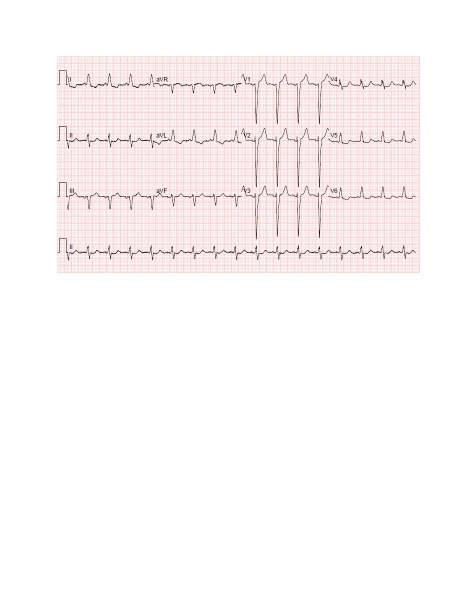
#> input picture data_v1/ECGImagesofCOVID-19Patients/Binder1_Page_017.jpg, 952 x 1232 px (shown at 1/2 size); its folder holds only this picture in this run
$ jupyter execute Data-processing.ipynb
#> lines starting #> are read from the running program, lines starting #| are printed output that depends on the picture
#> in crop2csv, im is the input picture: PIL image 952x1232 RGB; mean R, G, B 251.7, 247.1, 247.4
[cell 1]
import pandas as pd
import numpy as np
import cv2
import matplotlib.pyplot as plt
import os.path, sys, re
import time
from PIL import Image

[cell 2]
cd ~/Desktop/Data_Science/Erdos_Institute/ecg-proj/ecg-copy/

[cell 3]
pathroot = "data_v1/"

[cell 4]
"""
Note:
-----

1)The value for the key 'ECGImagesofMyocardialInfarctionPatients' is a list of dictionaries
corresponding to the cases
    i) MI <=37
    ii) MI >=38
2) The value of the key 'ECGImagesofCOVID-19Patients' is broken down as follows:
    i) Binder1_Page file name
    ii) COVID file name
3) The value of the key 'ECGImagesofPatientthathaveHistoryofMI' corresponds to:
    i) PMI<113
    ii) 113<=PMI<=161 --- ATTENTION: only 12 Leads in the case!
    iii) PMI>=162
"""
superDict = {'NormalPersonECGImages': { 'Lead1':(130,300,640,600), 'Lead2':(641,300,1125,600),'Lead3':(1130,300,1625,600), 'Lead4':(1630,300,2120,600),\
           'Lead5':(130,600,640,900), 'Lead6':(641,600,1125,900),'Lead7':(1130,600,1625,900), 'Lead8':(1630,600,2120,900),\
           'Lead9':(130,900,640,1200), 'Lead10':(641,900,1125,1200),'Lead11':(1130,900,1625,1200), 'Lead12':(1630,900,2120,1200),\
           'Lead13':(130,1205,2120,1450)
          },
             'ECGImagesofPatientthathaveabnormalheartbeats': { 'Lead1':(130,300,640,600), 'Lead2':(641,300,1125,600),'Lead3':(1130,300,1625,600), 'Lead4':(1630,300,2110,600),\
           'Lead5':(130,600,640,900), 'Lead6':(641,600,1125,900),'Lead7':(1130,600,1625,900), 'Lead8':(1630,600,2110,900),\
           'Lead9':(130,900,640,1200), 'Lead10':(641,900,1125,1200),'Lead11':(1130,900,1625,1200), 'Lead12':(1630,900,2110,1200),\
           'Lead13':(130,1205,2110,1450)
          },

            'ECGImagesofMyocardialInfarctionPatients': [{ 'Lead1':(125,310,625,600), 'Lead2':(640,310,1125,600),'Lead3':(1140,310,1625,600), 'Lead4':(1640,310,2125,600),\
           'Lead5':(125,605,625,900), 'Lead6':(640,605,1125,900),'Lead7':(1140,605,1625,900), 'Lead8':(1640,605,2125,900),\
           'Lead9':(125,905,625,1200), 'Lead10':(640,905,1125,1200),'Lead11':(1140,905,1625,1200), 'Lead12':(1640,905,2125,1200),\
            'Lead13':(125,1205,2125,1495)},\
                                                { 'Lead1':(125,300,1125,500), 'Lead2':(1125,300,2125,500),\
            'Lead3':(125,500,1125,680), 'Lead4':(1125,500,2125,680),\
            'Lead5':(125,680,1125,845), 'Lead6':(1125,680,2125,845),\
            'Lead7':(125,845,1125,1000), 'Lead8':(1125,845,2125,1000),\
            'Lead9':(125,1000,1125,1150), 'Lead10':(1125,1000,2125,1150),\
            'Lead11':(125,1150,1125,1300), 'Lead12':(1125,1150,2125,1300),\
            'Lead13':(125,1300,2125,1490)} ],

             'ECGImagesofCOVID-19Patients': [{ 'Lead1':(100,110,300,240), 'Lead2':(300,110,500,240),'Lead3':(500,110,700,240), 'Lead4':(700,110,900,240),\
           'Lead5':(100,241,300,350), 'Lead6':(300,241,500,350),'Lead7':(500,241,700,350), 'Lead8':(700,241,900,350),\
           'Lead9':(100,351,300,450), 'Lead10':(300,351,500,450),'Lead11':(500,351,700,450), 'Lead12':(700,351,900,450),\
            'Lead13':(100,451,900,545)},\
                                             { 'Lead1':(125,310,625,600), 'Lead2':(640,310,1125,600),'Lead3':(1140,310,1625,600), 'Lead4':(1640,310,2125,600),\
           'Lead5':(125,605,625,900), 'Lead6':(640,605,1125,900),'Lead7':(1140,605,1625,900), 'Lead8':(1640,605,2125,900),\
           'Lead9':(125,905,625,1200), 'Lead10':(640,905,1125,1200),'Lead11':(1140,905,1625,1200), 'Lead12':(1640,905,2125,1200),\
            'Lead13':(125,1205,2125,1495)} ],

             'ECGImagesofPatientthathaveHistoryofMI': [{ 'Lead1':(125,310,625,600), 'Lead2':(640,310,1125,600),'Lead3':(1140,310,1625,600), 'Lead4':(1640,310,2125,600),\
           'Lead5':(125,605,625,900), 'Lead6':(640,605,1125,900),'Lead7':(1140,605,1625,900), 'Lead8':(1640,605,2125,900),\
           'Lead9':(125,905,625,1200), 'Lead10':(640,905,1125,1200),'Lead11':(1140,905,1625,1200), 'Lead12':(1640,905,2125,1200),\
            'Lead13':(125,1205,2125,1495)},\
                                               { 'Lead1':(125,410,1125,590), 'Lead2':(1125,410,2125,590),\
            'Lead3':(125,600,1125,815), 'Lead4':(1125,600,2125,815),\
            'Lead5':(125,815,1125,1035), 'Lead6':(1125,815,2125,1035),\
            'Lead7':(125,1035,1125,1235), 'Lead8':(1125,1035,2125,1235),\
            'Lead9':(125,1235,1125,1350), 'Lead10':(1125,1235,2125,1350),\
            'Lead11':(125,1350,1125,1490), 'Lead12':(1125,1350,2125,1490),\
            },\
                                           { 'Lead1':(125,290,1125,490), 'Lead2':(1125,290,2125,490),\
            'Lead3':(125,490,1125,650), 'Lead4':(1125,490,2125,650),\
            'Lead5':(125,650,1125,810), 'Lead6':(1125,650,2125,810),\
            'Lead7':(125,810,1125,1000), 'Lead8':(1125,810,2125,1000),\
            'Lead9':(125,1000,1125,1190), 'Lead10':(1125,1000,2125,1190),\
            'Lead11':(125,1190,1125,1315), 'Lead12':(1125,1190,2125,1315),\
            'Lead13':(125,1315,2125,1550)
            }]
}

[cell 5]
dirList=['NormalPersonECGImages','ECGImagesofPatientthathaveabnormalheartbeats',
        'ECGImagesofMyocardialInfarctionPatients','ECGImagesofCOVID-19Patients',
        'ECGImagesofPatientthathaveHistoryofMI']

[cell 6]
def processor(dirs,path2,im,of,crop_dict,numLeads=13,threshold_level=50):
#> called with dirs = 'ECGImagesofCOVID-19Patients', of = 'Binder1_Page_017', numLeads = 13, threshold_level = 50
    for i in range(1,numLeads+1):
        imCrop = im.crop(box=crop_dict['Lead'+str(i)])
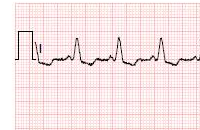
#> imCrop: PIL image 200x130 RGB; mean R, G, B 245, 229.5, 230.4
        target = of+'-Cropped_lead'+str(i)
        imCrop.save(os.path.join(path2,target+'.png'), "PNG", quality=100)
        img = cv2.imread(os.path.join(path2,target+'.png'))
        gray = cv2.cvtColor(img, cv2.COLOR_BGR2GRAY)
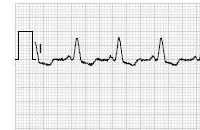
#> gray: shape (130, 200); min 0, max 255, mean 234.3
        coords = np.column_stack(np.where(gray < threshold_level))
#> coords = 246 pairs, first value 31 to 65, second value 15 to 199
        coords[:,[0,1]]=coords[:,[1,0]]
        csvFolder = os.path.join(targetFolder,dirs)
        if not os.path.exists(csvFolder):
            os.makedirs(csvFolder)
        np.savetxt(os.path.join(csvFolder,target+'.csv'),coords)

[cell 7]
def crop2csv(dirs,path,path2,dirList,superDict,pattern='.jpg'):
    count = 0
    for item in os.listdir(path):
        if os.path.isfile(os.path.join(path,item)):
            of, oe = os.path.splitext(item)
            if oe == pattern:
                im = Image.open(os.path.join(path,item))
                if dirs == dirList[2]:
                    if int(of[3:]) <= 37:
                        processor(dirs,path2,im,of,superDict[dirs][0])
                    else:
                        processor(dirs,path2,im,of,superDict[dirs][1])
                elif dirs == dirList[3]:
                    if of[0:5] == 'COVID':
                        processor(dirs,path2,im,of,superDict[dirs][1])
                    else:
                        processor(dirs,path2,im,of,superDict[dirs][0])
                elif dirs == dirList[4]:
                    if int(of[4:]) < 113:
                        processor(dirs,path2,im,of,superDict[dirs][0])
                    elif (int(of[4:]) >= 113) and (int(of[4:]) <= 161) :
                        processor(dirs,path2,im,of,superDict[dirs][1],numLeads=12)
                    else:
                        processor(dirs,path2,im,of,superDict[dirs][2])
                else:
                    processor(dirs,path2,im,of,superDict[dirs])
            count = count+1
    return count
